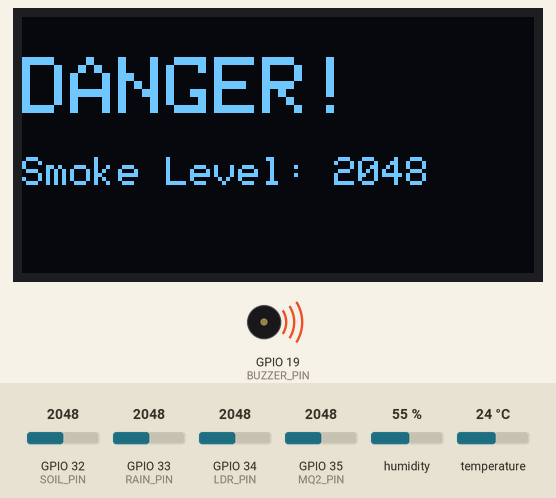
Bench run of a sketch on a simulated ESP32. Shown: 128×64 one-colour display, buzzer (waves = sounding, pin HIGH). Inputs (shaded band) come from the test bench; at power-on: GPIO 35 (MQ2_PIN) = 2048, GPIO 34 (LDR_PIN) = 2048, GPIO 33 (RAIN_PIN) = 2048, GPIO 32 (SOIL_PIN) = 2048, humidity 55 %, temperature 24 °C. WiFi joins after 1.5 s; servers stay silent unless stated; the local clock reads 2024-03-15 10:24:30 at power-on unless the sketch sets it; what the sketch prints to the serial monitor is not drawn.

Above: at 5.2 s.
5.3 s: GPIO 35 (MQ2_PIN) set to 1549
At 6.0 s:
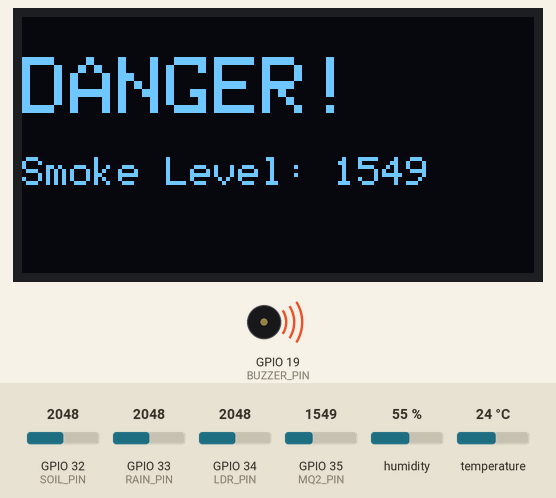
7.1 s: GPIO 35 (MQ2_PIN) set to 1465
At 13.6 s:
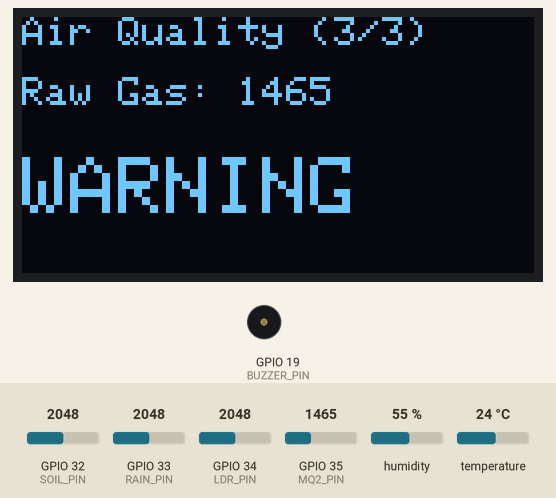
14.1 s: GPIO 34 (LDR_PIN) set to 1460
At 18.7 s:
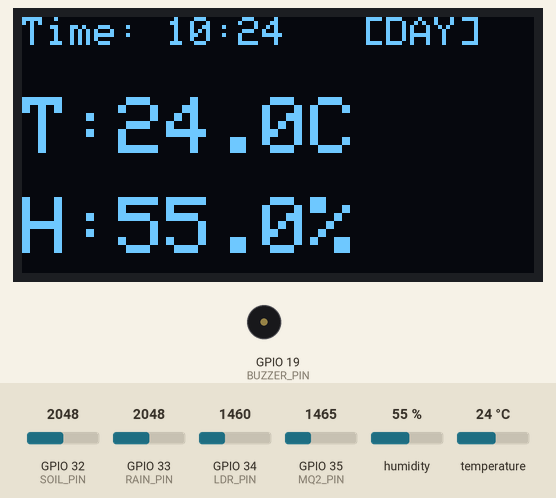
23.1 s: GPIO 33 (RAIN_PIN) set to 3040
At 25.5 s:
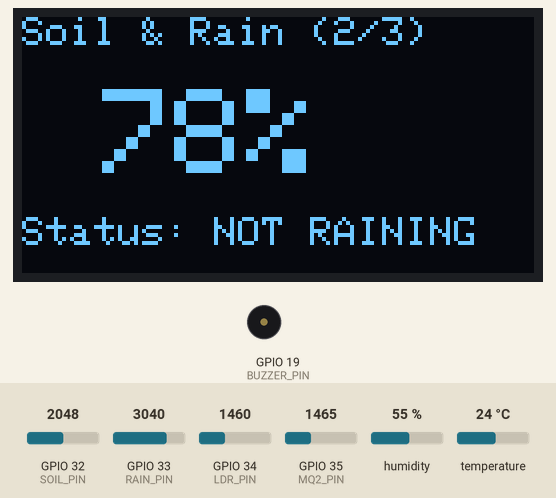
29.1 s: GPIO 34 (LDR_PIN) set to 2866
At 33.7 s:
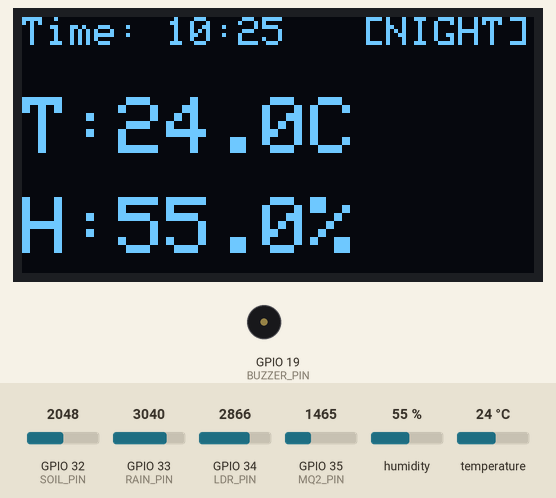
38.1 s: GPIO 35 (MQ2_PIN) set to 863
At 43.7 s:
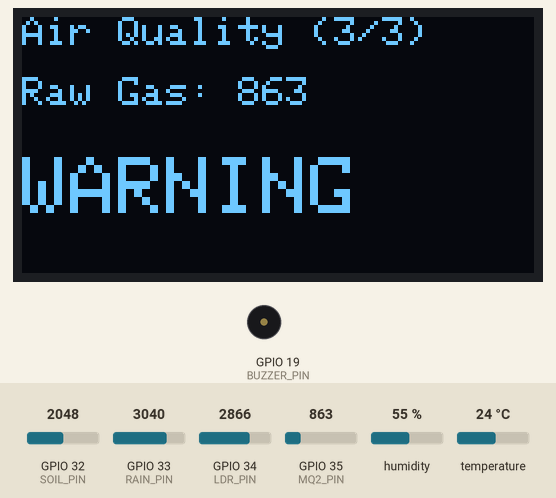
44.1 s: GPIO 35 (MQ2_PIN) set to 742
Timing chart, 0 to 47.1 s (numbered marks = the images above; inputs shaded):
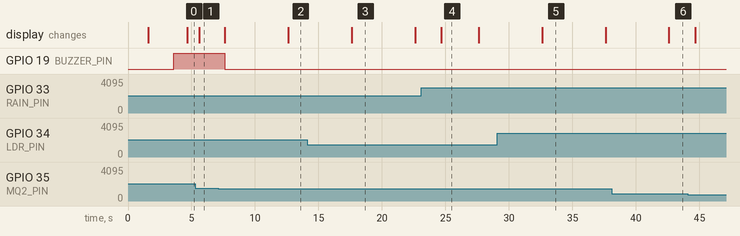

Measured:
- the behaviour switches between 1500 and 1499 on GPIO 35 (MQ2_PIN) (found by bisection; images 1 and 2)
- after the input at 5.3 s, the display: changes after 0.31 s (image 1)
- after the input at 7.1 s, GPIO 19 (BUZZER_PIN): HIGH → LOW after 0.51 s; the display: first changes after 0.53 s (image 2 shows a later state)
- after the input at 14.1 s, the display: changes after 3.5 s (image 3)
- after the input at 23.1 s, the display: changes after 1.6 s (image 4)
- after the input at 29.1 s, the display: changes after 3.5 s (image 5)
- after the input at 38.1 s, the display: changes after 4.5 s (image 6)

The sketch:

smarttree_iot.ino
```cpp
#include <Arduino.h>
#include <Wire.h>
#include <Adafruit_GFX.h>
#include <Adafruit_SSD1306.h>
#include <DHT.h>
#include <WiFi.h>
#include <Firebase_ESP_Client.h>
#include "time.h"

// ตัวช่วยของ Firebase
#include "addons/TokenHelper.h"
#include "addons/RTDBHelper.h"

// ==========================================
// 1. ตั้งค่า Wi-Fi และ Firebase
// ==========================================
const char* ssid       = "";
const char* password   = "";

#define API_KEY ""
#define DATABASE_URL ""

const char* ntpServer  = "";
const long  gmtOffset_sec = 7 * 3600;
const int   daylightOffset_sec = 0;

// Object สำหรับ Firebase
FirebaseData fbdo;
FirebaseAuth auth;
FirebaseConfig config;

// ==========================================
// 2. Hardware Pin Mapping
// ==========================================
#define SCREEN_WIDTH 128
#define SCREEN_HEIGHT 64
Adafruit_SSD1306 display(SCREEN_WIDTH, SCREEN_HEIGHT, &Wire, -1);

#define DHTPIN 4
#define DHTTYPE DHT11
DHT dht(DHTPIN, DHTTYPE);

#define SOIL_PIN 32
#define RAIN_PIN 33
#define LDR_PIN 34
#define MQ2_PIN 35
#define BUZZER_PIN 19

const int WARNING_THRESHOLD = 800;
const int DANGER_THRESHOLD = 1500;
const int RAIN_THRESHOLD = 3000;

// ==========================================
// 3. Global Variables
// ==========================================
float currentTemp = 0.0;
float currentHum = 0.0;
int currentSoilPercent = 0;
int currentSmokeValue = 0;

bool isDaytime = true;
bool isRaining = false;
bool isSensorError = false;
bool isAlarmActive = false;
bool forceRender = true;

int currentScreen = 0;
unsigned long previousScreenMillis = 0;
const long screenInterval = 5000;

unsigned long previousSensorMillis = 0;
const long sensorInterval = 2000;

unsigned long previousFirebaseMillis = 0;
const long firebaseInterval = 10000;
// ==========================================
// 4. System Setup
// ==========================================
void setup() {
  Serial.begin(115200);

  pinMode(BUZZER_PIN, OUTPUT);
  digitalWrite(BUZZER_PIN, LOW);

  dht.begin();

  if(!display.begin(SSD1306_SWITCHCAPVCC, 0x3C)) {
    Serial.println(F("ERROR: OLED failed!"));
    for(;;);
  }

  // หน้าจอตอนบูต
  display.clearDisplay();
  display.setTextSize(1);
  display.setTextColor(SSD1306_WHITE);
  display.setCursor(0, 10);
  display.println("Connecting Wi-Fi...");
  display.display();

  WiFi.begin(ssid, password);
  while (WiFi.status() != WL_CONNECTED) {
    delay(500);
    Serial.print(".");
  }

  Serial.println("\nWi-Fi Connected!");
  configTime(gmtOffset_sec, daylightOffset_sec, ntpServer);

  // โชว์สถานะกำลังต่อ Firebase
  display.clearDisplay();
  display.setCursor(0, 10);
  display.println("Connecting Cloud...");
  display.display();

  // --- ตั้งค่า Firebase ---
  config.api_key = API_KEY;
  config.database_url = DATABASE_URL;

  // โหมดลงทะเบียนแบบไม่ระบุตัวตน (Anonymous) สำหรับทดสอบ
  if (Firebase.signUp(&config, &auth, "", "")) {
    Serial.println("Firebase Auth Success");
  } else {
    Serial.printf("%s\n", config.signer.signupError.message.c_str());
  }

  config.token_status_callback = tokenStatusCallback;
  Firebase.begin(&config, &auth);
  Firebase.reconnectWiFi(true);

  delay(2000);
}

// ==========================================
// 5. Main Loop
// ==========================================
void loop() {
  unsigned long currentMillis = millis();

  // Task 1: อ่านเซนเซอร์อัปเดตหน้าจอทุก 2 วินาที
  if (currentMillis - previousSensorMillis >= sensorInterval) {
    previousSensorMillis = currentMillis;
    fetchSensorData();
    checkSecurity();
    forceRender = true;
  }

  // Task 2: สลับหน้าจอ OLED
  if (!isAlarmActive) {
    if (currentMillis - previousScreenMillis >= screenInterval) {
      previousScreenMillis = currentMillis;
      currentScreen++;
      if (currentScreen > 2) currentScreen = 0;
      forceRender = true;
    }
  }

  // Task 3: ส่งข้อมูลขึ้น Firebase ทุกๆ 5 นาที (และเช็คว่าเน็ตต่ออยู่)
  if (Firebase.ready() && (currentMillis - previousFirebaseMillis >= firebaseInterval || previousFirebaseMillis == 0)) {
    previousFirebaseMillis = currentMillis;
    sendDataToFirebase();
  }

  // วาดหน้าจอ
  if (forceRender) {
    renderUI();
    forceRender = false;
  }
}

// ==========================================
// 6. Functions
// ==========================================
void sendDataToFirebase() {
  Serial.println("------------------------------------");
  Serial.println("Uploading Data to Firebase...");

  // สร้างเส้นทางข้อมูลใน Database เช่น /SmartTree/CurrentData
  String basePath = "/SmartTree/CurrentData";

  // ส่งข้อมูลแบบแยกทีละตัว (เพื่อความง่ายในการดึงไปทำเว็บ)
  Firebase.RTDB.setFloat(&fbdo, basePath + "/temperature", currentTemp);
  Firebase.RTDB.setFloat(&fbdo, basePath + "/humidity", currentHum);
  Firebase.RTDB.setInt(&fbdo, basePath + "/soil_moisture", currentSoilPercent);
  Firebase.RTDB.setInt(&fbdo, basePath + "/gas_level", currentSmokeValue);
  Firebase.RTDB.setBool(&fbdo, basePath + "/is_daytime", isDaytime);
  Firebase.RTDB.setBool(&fbdo, basePath + "/is_raining", isRaining);

  // เช็คสถานะการแจ้งเตือนเพื่อบันทึกลงฐานข้อมูลด้วย
  String statusMsg = "SAFE";
  if (isAlarmActive) statusMsg = "DANGER";
  else if (currentSmokeValue >= WARNING_THRESHOLD) statusMsg = "WARNING";

  Firebase.RTDB.setString(&fbdo, basePath + "/status", statusMsg);

  Serial.println("Upload Complete!");
  Serial.println("------------------------------------");
}

void fetchSensorData() {
  float h = dht.readHumidity();
  float t = dht.readTemperature();
  if (isnan(h) || isnan(t)) {
    isSensorError = true;
  } else {
    isSensorError = false;
    currentHum = h;
    currentTemp = t;
  }
  currentSoilPercent = constrain(map(analogRead(SOIL_PIN), 4095, 1500, 0, 100), 0, 100);
  isDaytime = (analogRead(LDR_PIN) < 2000) ? true : false;
  currentSmokeValue = analogRead(MQ2_PIN);
  isRaining = (analogRead(RAIN_PIN) < RAIN_THRESHOLD) ? true : false;
}

void checkSecurity() {
  if (currentSmokeValue >= DANGER_THRESHOLD) {
    isAlarmActive = true;
    digitalWrite(BUZZER_PIN, HIGH);
  } else {
    isAlarmActive = false;
    digitalWrite(BUZZER_PIN, LOW);
  }
}

void renderUI() {
  display.clearDisplay();
  if (isAlarmActive) {
    display.setTextSize(2); display.setCursor(0, 10); display.println("DANGER!");
    display.setTextSize(1); display.setCursor(0, 35); display.print("Smoke Level: "); display.println(currentSmokeValue);
    display.display(); return;
  }
  if (isSensorError) {
    display.setTextSize(2); display.setCursor(0, 20); display.println("DHT ERROR!"); display.display(); return;
  }

  if (currentScreen == 0) {
    struct tm timeinfo; display.setTextSize(1); display.setCursor(0, 0);
    if(getLocalTime(&timeinfo)) display.printf("Time: %02d:%02d", timeinfo.tm_hour, timeinfo.tm_min); else display.print("Time: --:--");
    display.setCursor(85, 0); if(isDaytime) display.print("[DAY]"); else display.print("[NIGHT]");
    display.setTextSize(2); display.setCursor(0, 20); display.print("T:"); display.print(currentTemp, 1); display.println("C");
    display.setCursor(0, 45); display.print("H:"); display.print(currentHum, 1); display.println("%");
  } else if (currentScreen == 1) {
    display.setTextSize(1); display.setCursor(0, 0); display.println("Soil & Rain (2/3)");
    display.setTextSize(3); display.setCursor(20, 18); display.print(currentSoilPercent); display.println("%");
    display.setTextSize(1); display.setCursor(0, 50); if (isRaining) display.println("Status: RAINING"); else display.println("Status: NOT RAINING");
  } else if (currentScreen == 2) {
    display.setTextSize(1); display.setCursor(0, 0); display.println("Air Quality (3/3)");
    display.setTextSize(1); display.setCursor(0, 15); display.print("Raw Gas: "); display.println(currentSmokeValue);
    display.setTextSize(2); display.setCursor(0, 35);
    if (currentSmokeValue >= WARNING_THRESHOLD) display.println("WARNING"); else display.println("SAFE");
  }
  display.display();
}
```
